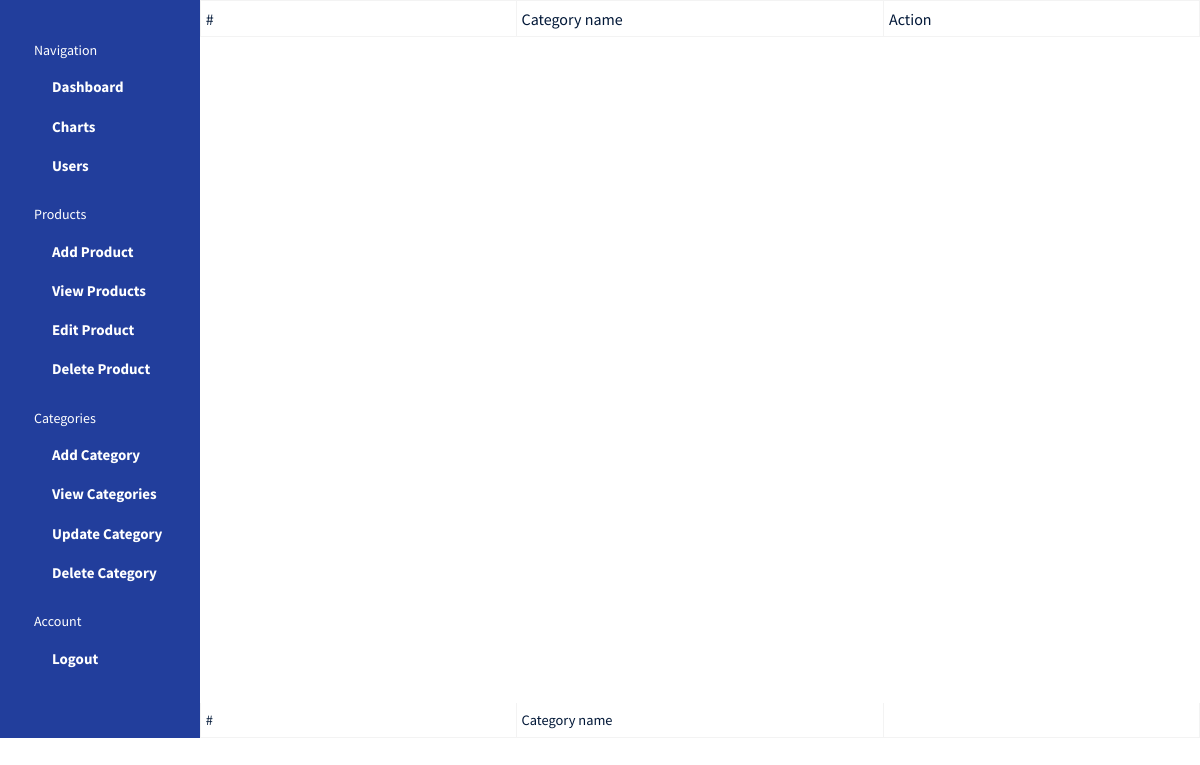
Before: /category-edit/ with the older database file.
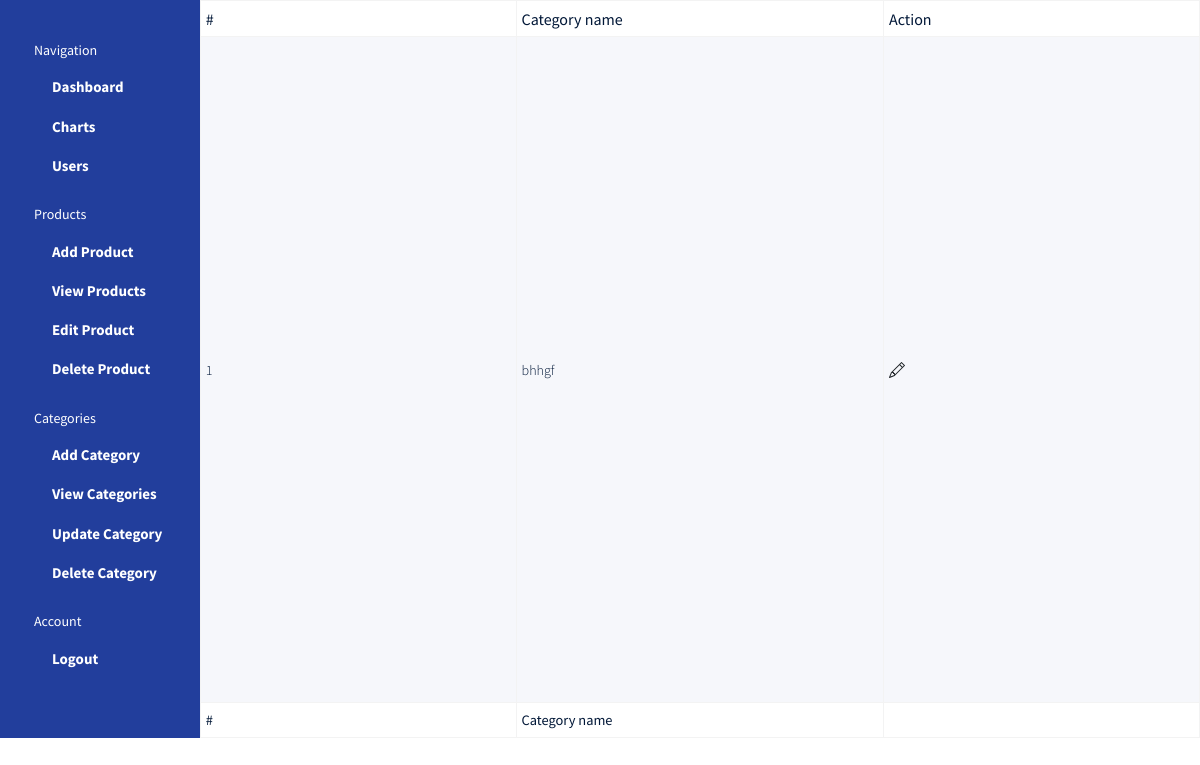
After: the same page with the newer database file.
### Home/models.py (models this page shows, shortened)
class Category(models.Model):
    name = models.CharField(verbose_name="Category Name:", max_length=80)
    class Meta:
        verbose_name_plural = "Categories"

### Home/views.py (the view)
# urls.py: path("category-edit/", editCategory, name="edit_cat"),
def editCategory(request):
    category = Category.objects.all()
    return render(request, 'pages/edit-category.html', {'category':category})

### templates/pages/edit-category.html (shortened to what this page needs)
<!DOCTYPE html>
<html lang="en">
{% load static %}
<head>
  <link rel="stylesheet" href="https://use.fontawesome.com/releases/v5.11.2/css/all.css">
  <link rel="stylesheet" href="{% static 'css/mdb/css/bootstrap.min.css' %}">
  <link rel="stylesheet" href="{% static 'css/mdb/css/style.css' %}">
  <link rel="stylesheet" href="{% static 'css/mdb/css/mdb.min.css' %}">
  <link href="{% static 'css/mdb/css/addons/datatables.min.css' %}" rel="stylesheet">
  <link rel="stylesheet" href="{% static 'css/mdb/css/style.css' %}">
  <link rel="stylesheet" href="{% static 'css/superuser.css' %}">
</head>
<body>
  <div class="container-scroller d-flex">
    <nav class="sidebar sidebar-offcanvas" id="sidebar">
      <ul class="nav">
        <li class="nav-item sidebar-category">
          <p>Navigation</p>
        </li>
        <li class="nav-item">
          <a class="nav-link" href="{% url 'Home' %}">
            <span class="menu-title">Dashboard</span>
          </a>
        </li>
        <li class="nav-item">
          <a class="nav-link" href="{% url 'charts' %}">
            <span class="menu-title">Charts</span>
          </a>
        </li>
        <li class="nav-item">
          <a class="nav-link" href="{% url 'users' %}">
            <span class="menu-title">Users</span>
          </a>
        </li>
        <li class="nav-item sidebar-category">
          <p>Products</p>
        </li>
        <li class="nav-item">
            <a class="nav-link" href="{% url 'add_prod' %}">
              <span class="menu-title">Add Product</span>
            </a>
          </li>
          <li class="nav-item">
            <a class="nav-link" href="{% url 'view_prod' %}">
              <span class="menu-title">View Products</span>
            </a>
          </li>
          <li class="nav-item">
            <a class="nav-link" href="{% url 'edit_prod' %}">
              <span class="menu-title">Edit Product</span>
            </a>
          </li>
          <li class="nav-item">
            <a class="nav-link" href="{% url 'delete_prod' %}">
              <span class="menu-title">Delete Product</span>
            </a>
          </li>
        <li class="nav-item sidebar-category">
          <p>Categories</p>
        </li>
        <li class="nav-item">
            <a class="nav-link" href="{% url 'add_cat' %}">
              <span class="menu-title">Add Category</span>
            </a>
          </li>
          <li class="nav-item">
            <a class="nav-link" href="{% url 'view_cat' %}">
              <span class="menu-title">View Categories</span>
            </a>
          </li>
          <li class="nav-item">
            <a class="nav-link" href="{% url 'edit_cat' %}">
              <span class="menu-title">Update Category</span>
            </a>
          </li>
          <li class="nav-item">
            <a class="nav-link" href="{% url 'delete_cat' %}">
              <span class="menu-title">Delete Category</span>
            </a>
          </li>
          <li class="nav-item sidebar-category">
            <p>Account</p>
          </li>
          <li class="nav-item">
            <a class="nav-link" href="{% url 'logout' %}">
              <span class="menu-title">Logout</span>
            </a>
          </li>
      </ul>
    </nav>
    <table id="dtBasicExample" class="table table-striped table-bordered table-sm" cellspacing="0" width="100%">
  <thead>
    <tr>
      <th class="th-sm">#
      </th>
      <th class="th-sm">Category name
      </th>
      <th class="th-sm">Action
      </th>
    </tr>
  </thead>
  <tbody>
  {% for category in category %}
    <tr>
      <td>{{ category.id }}</td>
      <td>{{ category.name }}</td>
      <td>
        <a href="{% url 'edit-category' pk=category.id %}">
        </a>
      </td>
    </tr>
  {% endfor %}
  </tbody>
  <tfoot>
    <tr>
      <th>#
      </th>
      <th>Category name
      </th>
    </tr>
  </tfoot>
</table>
  </div>
</body>
</html>

Changed rows visible on the page:
added Category: id "1", name "bhhgf"
